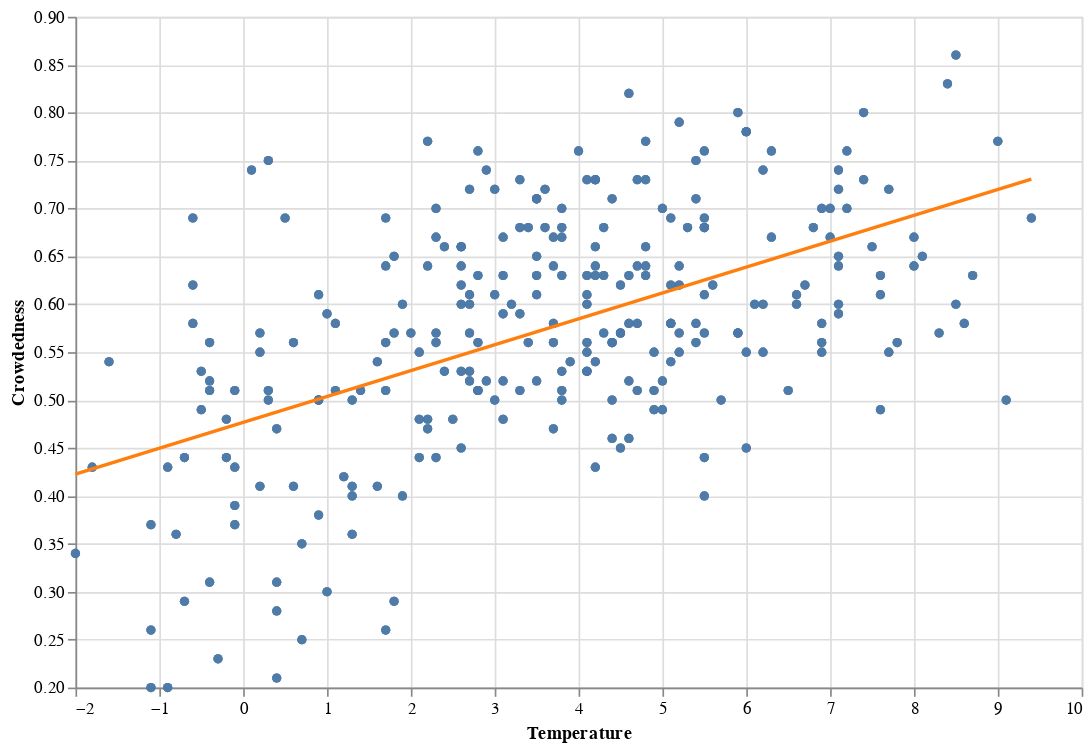

Notebook cell for this chart:
### Markdown cell above
Visualize linear regression model for winter

### Code cell
# Prepare data for prediction grid
winter_prediction_grid = winter_months_df[['Temperature']].agg(['min', 'max'])
winter_preds = winter_prediction_grid.assign(
    predicted=lm_winter.predict(winter_prediction_grid)
)

# Visualization using Altair
all_points_winter = alt.Chart(winter_months_df).mark_circle(opacity=0.4).encode(
    x=alt.X("Temperature")
        .scale(zero=False)
        .title("Temperature"),
    y=alt.Y("Crowdedness")
        .scale(zero=False)
        .title("Crowdedness")
)

# Line chart of predictions
winter_preds_plot = all_points_winter + alt.Chart(winter_preds).mark_line(
    color="#ff7f0e"
).encode(
    x="Temperature",
    y="predicted"
).properties(width=600, height=400)

winter_preds_plot

### Figure 1 — Vega-Lite specification as saved in the notebook (floating-point values rounded to 4 significant figures; data arrays with more than 128 entries replaced by an {"elided": "..."} marker saying what was removed)
{"config": {"view": {"continuousWidth": 300, "continuousHeight": 300}}, "layer": [{"data": {"name": "data-126024be31ce6fb85da2b795e6a81173"}, "mark": {"type": "circle", "opacity": 0.4}, "encoding": {"x": {"field": "Temperature", "scale": {"zero": false}, "title": "Temperature", "type": "quantitative"}, "y": {"field": "Crowdedness", "scale": {"zero": false}, "title": "Crowdedness", "type": "quantitative"}}}, {"data": {"name": "data-0f8608619489b73ba028ad6dd19d2980"}, "mark": {"type": "line", "color": "#ff7f0e"}, "encoding": {"x": {"field": "Temperature", "type": "quantitative"}, "y": {"field": "predicted", "type": "quantitative"}}}], "height": 400, "width": 600, "$schema": "https://vega.github.io/schema/vega-lite/v5.16.3.json", "datasets": {"data-126024be31ce6fb85da2b795e6a81173": {"elided": "1869 records"}, "data-0f8608619489b73ba028ad6dd19d2980": [{"Temperature": -2.0, "predicted": 0.4227}, {"Temperature": 9.4, "predicted": 0.7305}]}}
